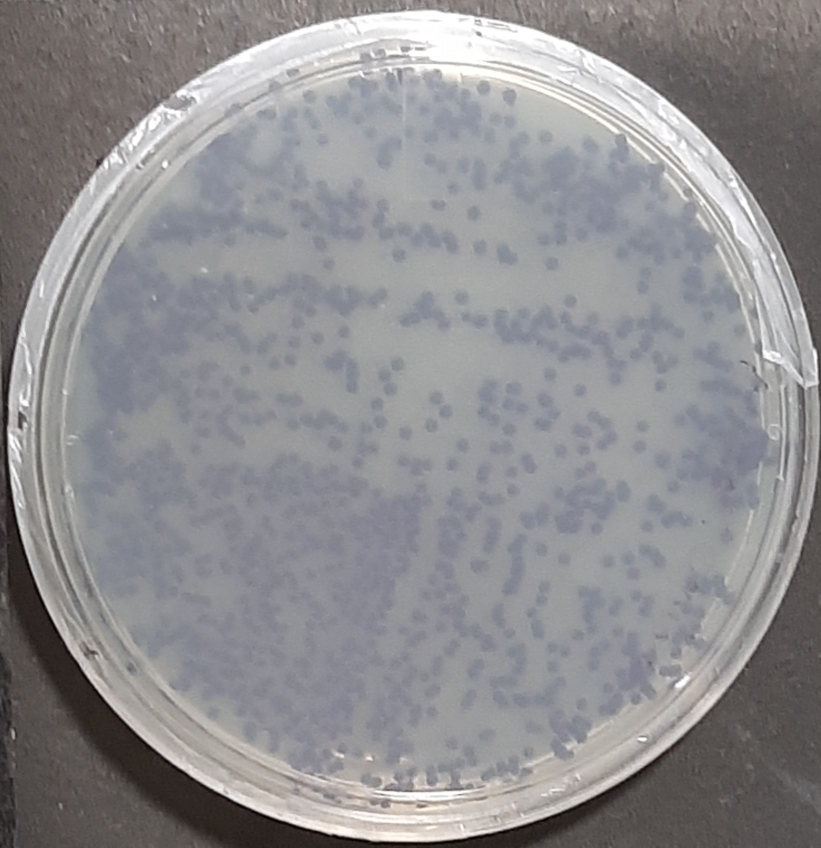
#> input picture bach1.jpg, 1642 x 1695 px (shown at 1/2 size)
$ python -i app.py   (imports and definitions only)
#> lines starting #> are read from the running program, lines starting #| are printed output that depends on the picture; after the words box and inside, x2 and y2 are one past the last pixel; in counts of white or black regions, pixels touching at a corner belong together
#> further down, picture is the input picture: shape (1695, 1642, 3); mean B, G, R 144.3, 141.8, 142.9
from flask import Flask, request, jsonify
import cv2
import numpy as np
import base64
from io import BytesIO
from PIL import Image

# [1 line not run here, left out]

min_colony_area = 100

# [28 lines that did not run here, left out]

def process_image(image):
    gray = cv2.cvtColor(image, cv2.COLOR_BGR2GRAY)
    blurred = cv2.GaussianBlur(gray, (5, 5), 0)

    # Employ Canny edge detection and contour finding
    edges = cv2.Canny(blurred, threshold1=30, threshold2=150)
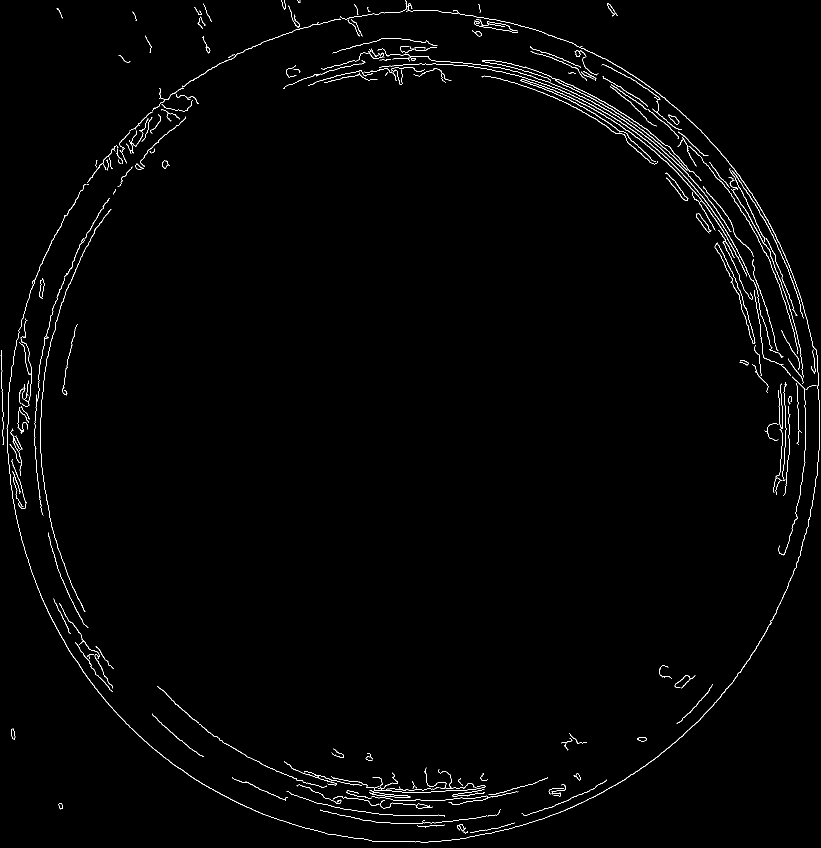
#> edges: shape (1695, 1642) (shown at 1/2 size); 1.2% white in thin lines or dots
    contours, _ = cv2.findContours(edges, cv2.RETR_EXTERNAL, cv2.CHAIN_APPROX_SIMPLE)
#> contours = 217 contours, 134 with area under 20; largest, box (x1, y1, x2, y2) and area: (13, 368, 1615, 1685) 768, (812, 20, 1640, 1054) 350, (758, 127, 1567, 715) 311, (755, 97, 1463, 464) 292, (1042, 159, 1494, 553) 268

    colony_count = 0
    for contour in contours:
        area = cv2.contourArea(contour)
        if area > min_colony_area:
            colony_count += 1
            # Assuming processing involves drawing on the image (modify as needed)
            cv2.drawContours(image, [contour], 0, (0, 0, 255), 2)  # Draw red contour
#> this loop made 217 passes
#> area on passes 9, 21, 24, 26, 32, 34, 35, 39, 41, 42, 43, 44: 67, 25.5, 38, 33, 21.5, 51.5, 25, 113, 111.5, 81.5, 72.5, 65.5
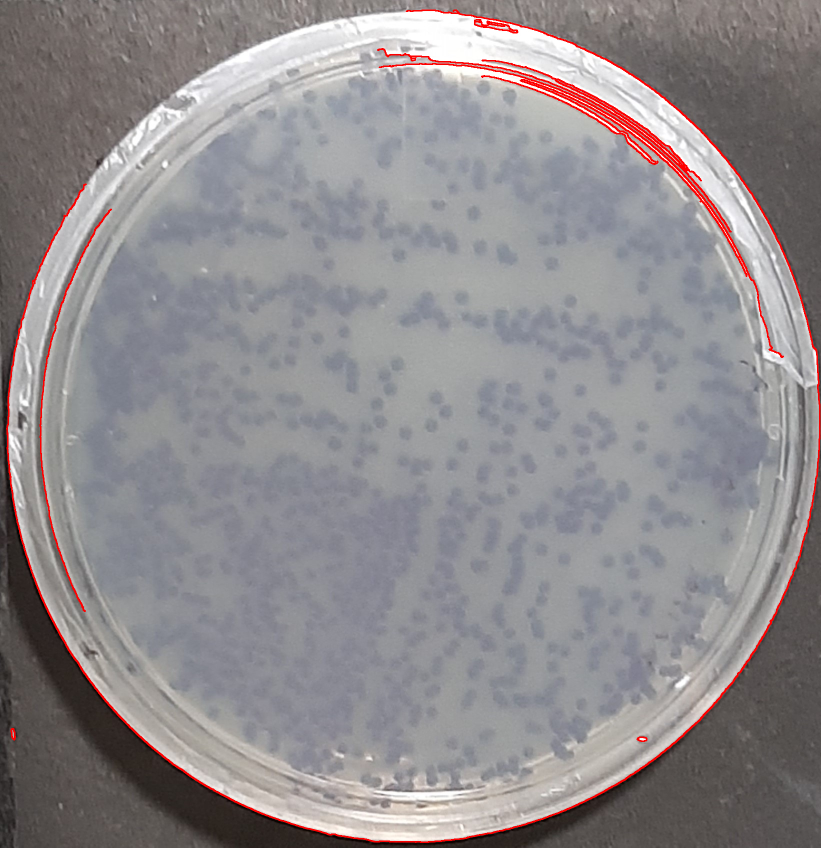
#> image: shape (1695, 1642, 3) (shown at 1/2 size); 1.32% of pixels changed, all inside (x1, y1, x2, y2) = (12, 19, 1641, 1686)
#> after the loop, colony_count = 13

    return colony_count

# [2 lines not run here, left out]

>>> import cv2
>>> picture = cv2.imread('bach1.jpg')
>>> result = process_image(picture)
#> result = 13
